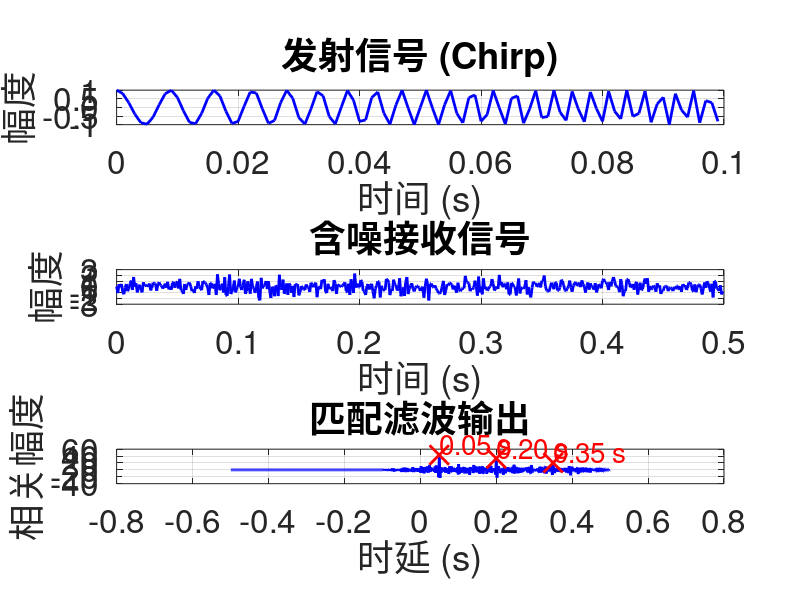

The MATLAB script that drew this image:
clear;
close all;
clc;


% ex12_08.m  |  例12.8 · 匹配滤波测距（chirp 自相关·含噪）  |  AI 生成，已校验，R2023b
% 匹配滤波测距演示
% 构造线性调频发射脉冲，接收信号为三个不同时延/幅度的回波加高斯白噪声
% 通过互相关（xcorr）实现匹配滤波，从相关峰检测回波时延

clear; close all;

%% 参数设置
Fs = 1000;                  % 采样频率 (Hz)
T = 0.1;                    % 脉冲宽度 (s)
f0 = 100;                   % Chirp 起始频率 (Hz)
f1 = 400;                   % Chirp 终止频率 (Hz)
B = f1 - f0;                % 带宽 300 Hz

% 三个回波的时延和幅度
tau = [0.05, 0.20, 0.35];   % 时延 (s)
amp = [1.0,  0.7,  0.5];    % 幅度

SNR_dB = -5;                % 信噪比 (dB)，负值使噪声淹没信号

%% 生成发射 Chirp 脉冲
t_tx = 0:1/Fs:T-1/Fs;                   % 时间向量
tx = chirp(t_tx, f0, T, f1);            % 线性调频信号

%% 构造接收信号（三个回波叠加）
tau_samples = round(tau * Fs);          % 时延对应的样本数
tx_len = length(tx);
rx_len = max(tau_samples) + tx_len + 50; % 接收信号长度，留出余量
t_rx = (0:rx_len-1) / Fs;               % 接收信号时间轴

rx_clean = zeros(1, rx_len);            % 纯净回波叠加
for k = 1:3
    start_idx = tau_samples(k) + 1;
    rx_clean(start_idx : start_idx+tx_len-1) = ...
        rx_clean(start_idx : start_idx+tx_len-1) + amp(k) * tx;
end

% 手动添加高斯白噪声，以达到设定的 SNR
signal_power = sum(rx_clean.^2) / rx_len;          % 纯净接收信号的平均功率
noise_power = signal_power / (10^(SNR_dB/10));     % 噪声功率
noise = sqrt(noise_power) * randn(1, rx_len);      % 高斯白噪声
rx_noisy = rx_clean + noise;                       % 含噪接收信号

%% 匹配滤波：接收信号与发射信号的互相关
[R, lags] = xcorr(rx_noisy, tx);         % 互相关
t_lags = lags / Fs;                      % 时延轴（秒）

%% 从相关输出中提取三个回波的时延估计
% 仅考虑正时延部分
pos_mask = (lags >= 0);
R_pos = R(pos_mask);
lags_pos = lags(pos_mask);

% 找出正时延部分最大的三个峰（假设三个回波产生的峰明显高于旁瓣）
[~, sort_idx] = sort(R_pos, 'descend');
top3_idx = sort_idx(1:3);
estimated_lags = lags_pos(top3_idx);
estimated_delays = estimated_lags / Fs;

% 按时延从小到大排序，方便标注
[estimated_delays, sort_order] = sort(estimated_delays);
peak_values = R_pos(top3_idx(sort_order));

%% 绘图
figure('Position', [100, 100, 900, 350*3]);   % 加高画布，3个子图纵向排列

% 子图1：发射 Chirp 波形
subplot(3,1,1);
plot(t_tx, tx, 'b', 'LineWidth', 2);
xlabel('时间 (s)', 'FontSize', 24);
ylabel('幅度', 'FontSize', 24);
title('发射信号 (Chirp)', 'FontSize', 24);
grid on;
set(gca, 'FontSize', 24);

% 子图2：含噪接收信号波形
subplot(3,1,2);
plot(t_rx, rx_noisy, 'b', 'LineWidth', 2);
xlabel('时间 (s)', 'FontSize', 24);
ylabel('幅度', 'FontSize', 24);
title('含噪接收信号', 'FontSize', 24);
grid on;
set(gca, 'FontSize', 24);

% 子图3：匹配滤波输出（相关函数），并标出三个峰
subplot(3,1,3);
plot(t_lags, R, 'b', 'LineWidth', 2);
hold on;
plot(estimated_delays, peak_values, 'rx', 'MarkerSize', 14, 'LineWidth', 2); % 红叉标注峰值
% 标注时延文本
for k = 1:3
    text(estimated_delays(k), peak_values(k), ...
        sprintf('%.2f s', estimated_delays(k)), ...
        'FontSize', 20, 'Color', 'r', 'VerticalAlignment', 'bottom');
end
hold off;
xlabel('时延 (s)', 'FontSize', 24);
ylabel('相关幅度', 'FontSize', 24);
title('匹配滤波输出', 'FontSize', 24);
grid on;
set(gca, 'FontSize', 24);

% 打印检测到的时延（仅用于观察，不属于调试残留）
disp('匹配滤波检测到的三个回波时延（秒）：');
disp(estimated_delays);
